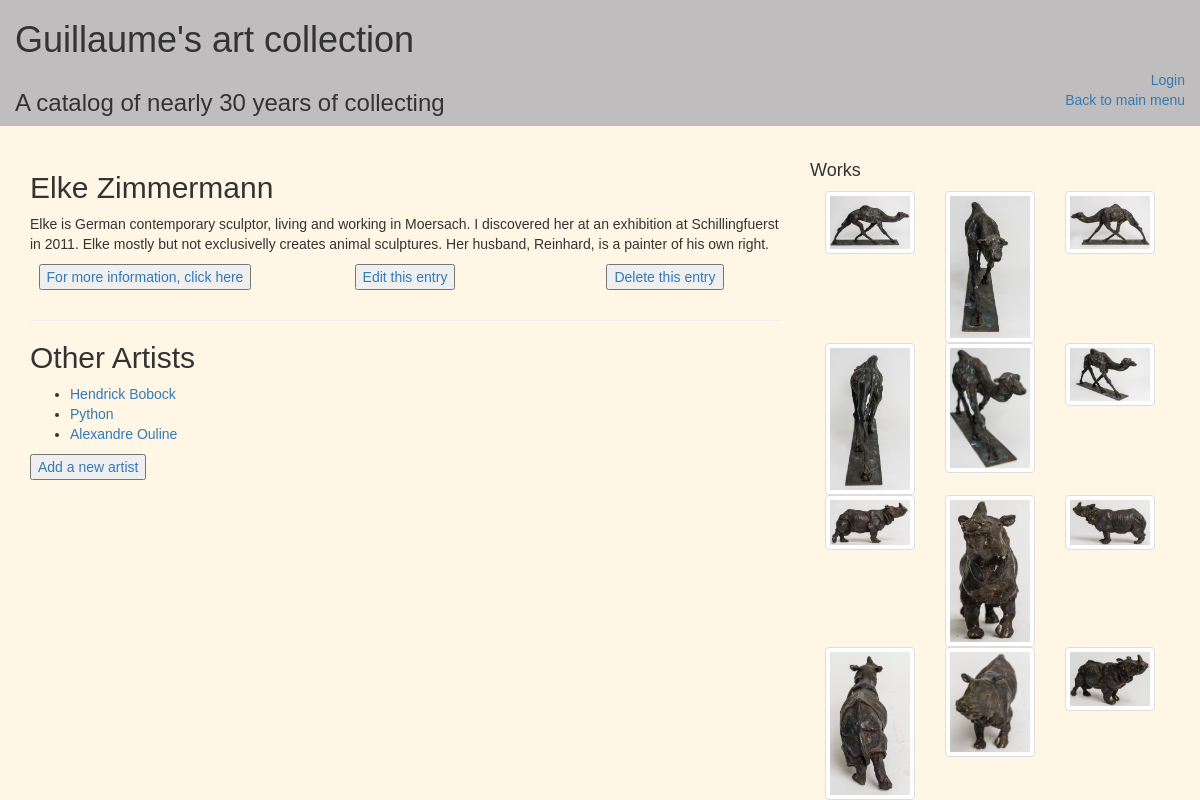
Page /artist/1/ on the committed database.
### database_setup.py (models this page shows, shortened)
class Artist(Base):
    __tablename__ = 'artist'
    name =Column(String(120), nullable = False)
    id = Column(Integer, primary_key = True)
    information = Column(Text)
    url = Column(String(80))
    user_id = Column(Integer, ForeignKey('user.id'), nullable=False)
    user = relationship(User)

class Picture(Base):
    __tablename__ = 'picture'
    filename = Column(String(80), nullable = False)
    photographer = Column(String(200))
    id = Column(Integer, primary_key = True)
    artwork_id = Column(Integer, ForeignKey('artwork.id'), nullable=False)
    artwork = relationship(Artwork)

### __init__.py (the view)
@app.route('/artist/<int:artist_id>/')
def showArtists(artist_id):
    artists = session.query(Artist).all()
    pictures = session.query(Artwork.name.label('Name'),
                             Artwork.id.label('id'),
                             Picture.filename.label('filename'),
                             Picture.photographer.label('photographer')).filter(Artwork.artist_id == artist_id).join(Picture).all()
    return render_template('artists.html',
                           artists=artists,
                           artist_id=artist_id,
                           pictures=pictures,
                           login_session = login_session)

### templates/artists.html (shortened to what this page needs)
{% extends "generic_header.html" %}
{% block content %}
	<section class="container">
		<div class="row">
			<div class="col-md-8">
				{% for artist in artists %}
					{% if artist_id == artist.id %}
						<h2>{{artist.name}}</h2>
						{% if artist.information %}
							<p>{{artist.information}}</p>
						{% endif %}
						<div class="row">
							{% if artist.url %}
								<span class="col-md-4 text-center"><a href="{{artist.url}}" target="_blank"><button>For more information, click here</button></a></span>
							{% endif %}
							<p class="col-md-4 text-center"><a href="{{url_for('editArtist', artist_id = artist.id)}}"><button>Edit this entry</button></a></p>
							<p class="col-md-4 text-center"><a href="{{url_for('deleteArtist', artist_id = artist.id)}}"><button>Delete this entry</button></a></p>
						</div>
					{% endif %}
				{% endfor %}
				<hr>
				<h2>Other Artists</h2>
				<ul>
					{%for artist in artists %}
						{% if artist_id != artist.id %}
						<li>
							<a href="{{url_for('showArtists', artist_id = artist.id)}}">{{artist.name}}</a>
						</li>
						{% endif%}
					{% endfor %}
				</ul>
				<p><a href="{{url_for('addArtist')}}"><button>Add a new artist</button></a></p>
			</div>
			<div class="col-md-4">
				<h4>Works</h4>
				<div class="roW">
				{% for picture in pictures %}
					<div class="col-md-4 text-center ">
						<a href="{{url_for('showArtworks', artwork_id = picture[1])}}">
							<img class="img-responsive img-thumbnail" src="{{url_for('static', filename = 'images/'+ picture[2])}}" alt="A picture of the artwork, {{picture[0]}}, by {{picture[3]}}">
						</a>
					</div>
				{% endfor %}
				</div>
			</div>
		</div>
	</section>
{% endblock %}

### static/css/style.css (style rules this page uses)
body { font-family: Helvetica, sans-serif; background-color: #fff6e5; }

### rows in the picture
Artist: name "Elke Zimmermann", information "Elke is German contemporary sculptor, living and working in Moersach. I discovered her at an exhibition at Schillingfuerst in 2011. Elke mostly but not exclusivelly creates animal sculptures. Her husband, Reinhard, is a painter of his own right."
Artist: name "Hendrick Bobock"
Artist: name "Python"
Artist: name "Alexandre Ouline"
Picture: filename (picture)
Picture: filename (picture)
Picture: filename (picture)
Picture: filename (picture)
Picture: filename (picture)
Picture: filename (picture)
Picture: filename (picture)
Picture: filename (picture)
Picture: filename (picture)
Picture: filename (picture)
Picture: filename (picture)
Picture: filename (picture)
